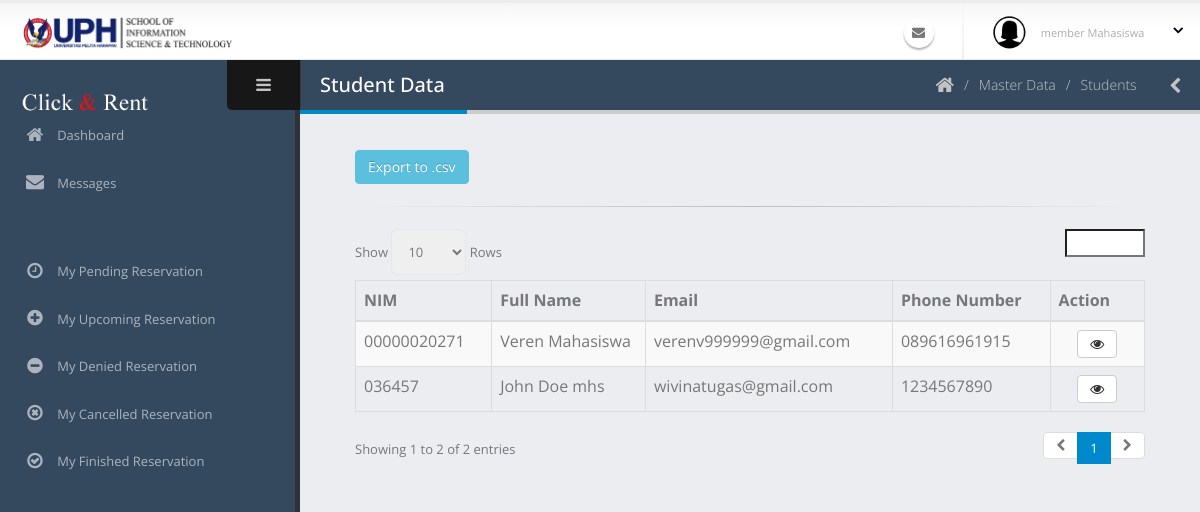
Screenshot of /admin/mahasiswa.php with the database file from the repository.
### tables this page shows
CREATE TABLE `mahasiswa` (
  `id_mahasiswa` varchar(20) NOT NULL COMMENT 'NIM',
  `id_pengguna` varchar(40) NOT NULL,
  `id_programStudi` varchar(40) NOT NULL,
  `angkatan` year(4) NOT NULL,
  `semester` int(11) NOT NULL,
  `total_sks` int(11) NOT NULL,
  `ipk_terakhir` float NOT NULL,
  `user_add` varchar(40) NOT NULL,
  `waktu_add` datetime NOT NULL,
  `user_edit` varchar(40) NOT NULL,
  `waktu_edit` datetime NOT NULL,
  `user_delete` varchar(40) NOT NULL,
  `waktu_Delete` datetime NOT NULL,
  `status_delete` int(11) NOT NULL
);

CREATE TABLE `pengguna` (
  `id_pengguna` varchar(40) NOT NULL COMMENT 'USER-0',
  `email` varchar(50) NOT NULL,
  `kata_sandi` text NOT NULL,
  `nama_lengkap` varchar(60) NOT NULL,
  `jenis_kelamin` char(1) NOT NULL,
  `tanggal_lahir` date NOT NULL,
  `alamat` text NOT NULL,
  `no_hp` varchar(20) NOT NULL,
  `tanggal_masuk` date NOT NULL,
  `status_pengguna` int(11) NOT NULL COMMENT '1: SUPER ADMIN, 2: ADMIN, 3: MEMBER DOSEN, 4:MEMBER MAHASISWA',
  `status_daftar` int(11) NOT NULL COMMENT '0 =TIDAK AKTIF, 1=MENUNGGU APPROVE, 2=AKTIF, 3=DITOLAK',
  `user_add` varchar(40) NOT NULL,
  `waktu_add` datetime NOT NULL,
  `user_edit` varchar(40) NOT NULL,
  `waktu_edit` datetime NOT NULL,
  `user_delete` varchar(40) NOT NULL,
  `waktu_delete` datetime NOT NULL,
  `status_delete` int(11) NOT NULL
);

### admin/mahasiswa.php (shortened to what this page needs)
<?php include('../koneksi.php'); ?>
<?php include('req/head.php');?>
<?php include('req/header.php');?>
<?php include('req/leftbar.php');?>
	<section role="main" class="content-body">
		<header class="page-header">
			<h2>Student Data</h2>
			<div class="right-wrapper pull-right">
				<ol class="breadcrumbs">
					<li>
						<a href="index.php">
							<i class="fa fa-home"></i>
						</a>
					</li>
					<li><span>Master Data</span></li>
					<li><span>Students</span></li>
				</ol>
				<a class="sidebar-right-toggle" data-open="sidebar-right"><i class="fa fa-chevron-left"></i></a>
			</div>
		</header>
<div class="container-fluid">
<a class="btn btn-info" href="exportMahasiswa.php?export=true">Export to .csv</a>
<br>
<hr>
	<table  class="table table-bordered table-striped mb-none" id="datatable-default">
		<thead>
			<tr>
				<th>NIM</th>
				<th>Full Name</th>
				<th>Email</th>
				<th>Phone Number</th>
				<th>Action</th>
			</tr>
		</thead>
		<tbody>
		<?php
			$query = mysqli_query($koneksi, "SELECT * from pengguna join mahasiswa on mahasiswa.id_pengguna= pengguna.id_pengguna WHERE pengguna.status_delete='0' AND mahasiswa.status_delete='0'AND status_daftar='2' AND status_pengguna='4'");
			while($data=mysqli_fetch_array($query)){
			?>
			<tr>
				<td><?php echo $data['id_mahasiswa']?></td>
				<td><?php echo $data['nama_lengkap']?></td>
				<td><?php echo $data['email']?></td>
				<td><?php echo $data['no_hp']?></td>
				<td class="text-center">
					<a class="modal-with-form btn btn-default" data-toggle="tooltip" data-placement="top" title="Detail" href="#modaldetail<?php echo $data['id_pengguna'];?>"><i class='fa fa-eye'></i>
					</a>
				</td>
			</tr>
			<?php } ?>
		</tbody>
	</table>
</div>
<?php include('req/endtitle.php');?>
<?php include('req/script.php');?>

### admin/assets/stylesheets/skins/default.css (style rules this page uses)
a, .btn-link { color: #0088cc; }
body .btn-info { color: #ffffff; text-shadow: 0 -1px 0 rgba(0, 0, 0, 0.25); background-color: #5bc0de; border-color: #5bc0de; }
.page-header h2 { border-bottom-color: #0088cc; }

### rows the page displays
mahasiswa: id_mahasiswa "00000020271", id_pengguna.nama_lengkap "Veren Mahasiswa", id_pengguna.email "verenv999999@gmail.com", id_pengguna.no_hp "089616961915"
mahasiswa: id_mahasiswa "036457", id_pengguna.nama_lengkap "John Doe mhs", id_pengguna.email "wivinatugas@gmail.com", id_pengguna.no_hp "1234567890"

### other values shown
$stat "member Mahasiswa"
